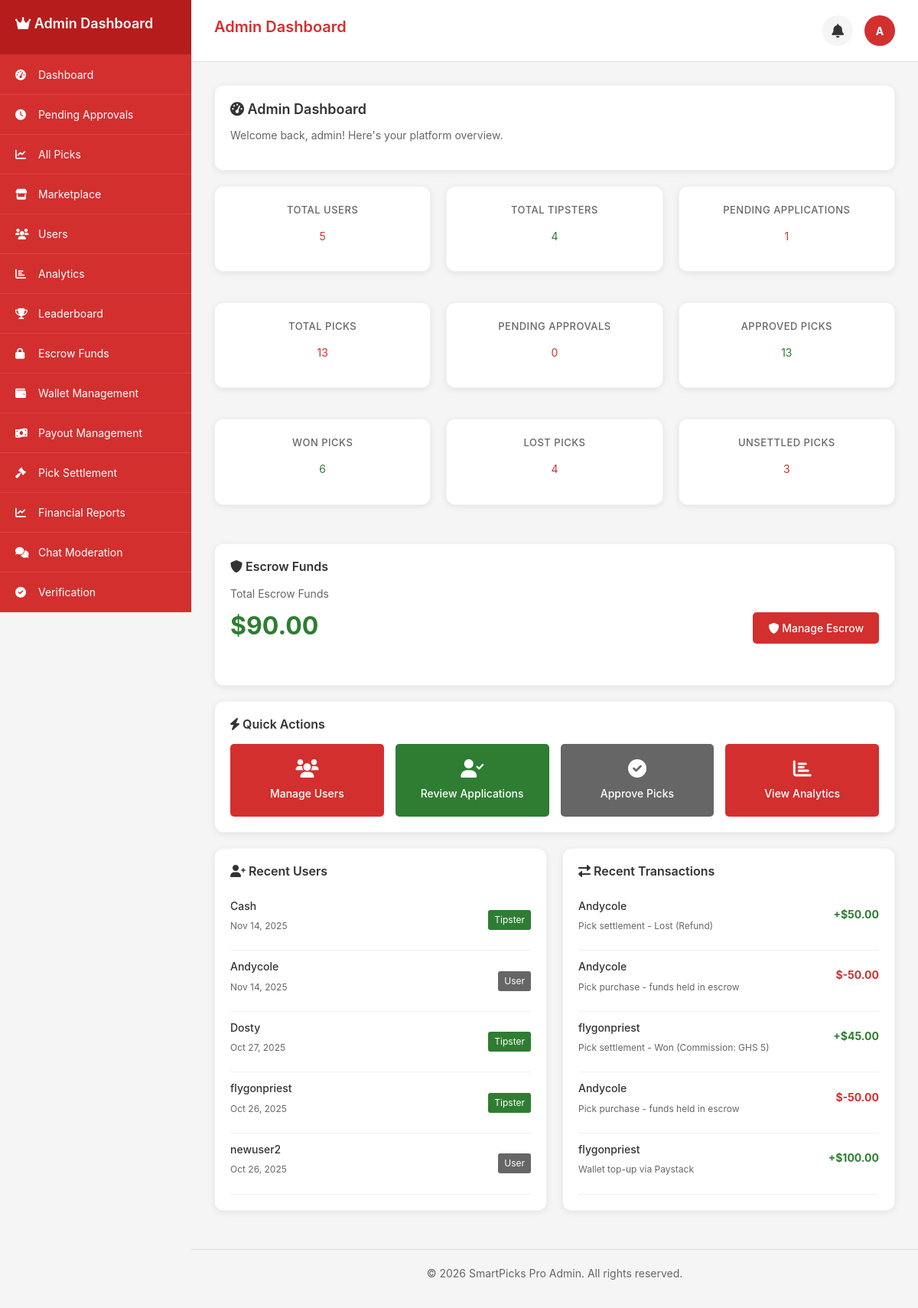
Page /admin_dashboard (signed in) on the committed database.
### tables this page shows
CREATE TABLE `users` (
  `id` int(11) NOT NULL AUTO_INCREMENT,
  `username` varchar(50) NOT NULL,
  `email` varchar(100) NOT NULL,
  `password` varchar(255) NOT NULL,
  `display_name` varchar(100) NOT NULL,
  `avatar` varchar(255) DEFAULT NULL,
  `role` enum('user','tipster','admin') DEFAULT 'user',
  `status` enum('active','inactive','suspended') DEFAULT 'active',
  `phone` varchar(20) DEFAULT NULL,
  `country` varchar(50) DEFAULT 'Ghana',
  `timezone` varchar(50) DEFAULT 'Africa/Accra',
  `last_login` datetime DEFAULT NULL,
  `created_at` datetime DEFAULT current_timestamp(),
  `updated_at` datetime DEFAULT current_timestamp() ON UPDATE current_timestamp(),
  `country_code` varchar(3) DEFAULT 'GHA',
  `flag_emoji` varchar(10) DEFAULT '??',
  `is_online` tinyint(1) DEFAULT 0,
  `last_activity` datetime DEFAULT NULL,
  `is_verified` tinyint(1) DEFAULT 0,
  `email_notifications` tinyint(1) DEFAULT 1,
  `sms_notifications` tinyint(1) DEFAULT 0,
  `push_notifications` tinyint(1) DEFAULT 1,
  `bio` text DEFAULT NULL,
  PRIMARY KEY (`id`),
  UNIQUE KEY `username` (`username`),
  UNIQUE KEY `email` (`email`),
  KEY `idx_username` (`username`),
  KEY `idx_email` (`email`),
  KEY `idx_role` (`role`),
  KEY `idx_status` (`status`),
  KEY `idx_country_code` (`country_code`),
  KEY `idx_is_online` (`is_online`)
);

CREATE TABLE `wallet_transactions` (
  `id` int(11) NOT NULL AUTO_INCREMENT,
  `user_id` int(11) NOT NULL,
  `type` enum('deposit','withdrawal','purchase','refund','commission','payout') NOT NULL,
  `amount` decimal(10,2) NOT NULL,
  `currency` varchar(3) DEFAULT 'GHS',
  `status` enum('pending','completed','failed','cancelled') DEFAULT 'pending',
  `reference` varchar(100) DEFAULT NULL,
  `description` text DEFAULT NULL,
  `metadata` longtext DEFAULT NULL CHECK (json_valid(`metadata`)),
  `created_at` datetime DEFAULT current_timestamp(),
  `updated_at` datetime DEFAULT current_timestamp() ON UPDATE current_timestamp(),
  PRIMARY KEY (`id`),
  KEY `idx_user_id` (`user_id`),
  KEY `idx_type` (`type`),
  KEY `idx_status` (`status`),
  KEY `idx_reference` (`reference`),
  KEY `idx_created_at` (`created_at`),
  CONSTRAINT `wallet_transactions_ibfk_1` FOREIGN KEY (`user_id`) REFERENCES `users` (`id`) ON DELETE CASCADE
);

### app/controllers/admin_dashboard.php (the view, shortened to what the rows shown need)
<?php
require_once __DIR__ . '/../../config/config.php';
require_once __DIR__ . '/../models/Database.php';
$db = Database::getInstance();
$userId = $_SESSION['user_id'];
$user = $db->fetch("SELECT * FROM users WHERE id = ?", [$userId]);
$stats = [];
try {
    $userResult = $db->fetch("SELECT COUNT(*) as count FROM users WHERE role = 'user'");
    $stats['total_users'] = $userResult ? $userResult['count'] : 0;
    $tipsterResult = $db->fetch("SELECT COUNT(*) as count FROM users WHERE role = 'tipster'");
    $stats['total_tipsters'] = $tipsterResult ? $tipsterResult['count'] : 0;
    $appResult = $db->fetch("SELECT COUNT(*) as count FROM tipster_verification_applications WHERE status = 'pending'");
    $stats['pending_applications'] = $appResult ? $appResult['count'] : 0;
    $picksResult = $db->fetch("SELECT COUNT(*) as count FROM accumulator_tickets");
    $stats['total_picks'] = $picksResult ? $picksResult['count'] : 0;
    $pendingResult = $db->fetch("SELECT COUNT(*) as count FROM accumulator_tickets WHERE status = 'pending_approval'");
    $stats['pending_approvals'] = $pendingResult ? $pendingResult['count'] : 0;
    $approvedResult = $db->fetch("SELECT COUNT(*) as count FROM accumulator_tickets WHERE status IN ('active', 'won', 'lost')");
    $stats['approved_picks'] = $approvedResult ? $approvedResult['count'] : 0;
    $wonResult = $db->fetch("SELECT COUNT(*) as count FROM accumulator_tickets WHERE status = 'won'");
    $stats['won_picks'] = $wonResult ? $wonResult['count'] : 0;
    $lostResult = $db->fetch("SELECT COUNT(*) as count FROM accumulator_tickets WHERE status = 'lost'");
    $stats['lost_picks'] = $lostResult ? $lostResult['count'] : 0;
    $unsettledResult = $db->fetch("SELECT COUNT(*) as count FROM accumulator_tickets WHERE status = 'active'");
    $stats['unsettled_picks'] = $unsettledResult ? $unsettledResult['count'] : 0;
    $escrowResult = $db->fetch("SELECT SUM(amount) as total FROM escrow_funds WHERE status = 'held'");
    $stats['escrow_funds'] = ($escrowResult && $escrowResult['total'] !== null) ? floatval($escrowResult['total']) : 0.00;
    $stats['recent_users'] = $db->fetchAll("
        SELECT username, email, created_at, role
        FROM users
        ORDER BY created_at DESC
        LIMIT 5
    ") ?: [];
    $stats['recent_transactions'] = $db->fetchAll("
        SELECT wt.*, u.username
        FROM wallet_transactions wt
        JOIN users u ON wt.user_id = u.id
        ORDER BY wt.created_at DESC
        LIMIT 5
    ") ?: [];
} catch (Exception $e) {
    error_log("Admin Dashboard Error: " . $e->getMessage());
    $stats = [
        'total_users' => 0,
        'total_tipsters' => 0,
        'pending_applications' => 0,
        'total_picks' => 0,
        'pending_approvals' => 0,
        'approved_picks' => 0,
        'won_picks' => 0,
        'lost_picks' => 0,
        'unsettled_picks' => 0,
        'escrow_funds' => 0,
        'recent_users' => [],
        'recent_transactions' => []
    ];
}
$pageTitle = "Admin Dashboard";
?>
<div class="admin-dashboard-content">
    <div class="card">
        <h2><i class="fas fa-tachometer-alt"></i> Admin Dashboard</h2>
        <p style="color: #666; margin-top: 10px;">Welcome back, <?php echo htmlspecialchars($user['username']); ?>! Here's your platform overview.</p>
    </div>
    <div style="display: grid; grid-template-columns: 1fr 1fr; gap: 20px;">
        <div class="card">
            <?php if (empty($stats['recent_users'])): ?>
            <p style="color: #666; margin-top: 15px;">No recent users.</p>
            <?php else: ?>
            <div style="margin-top: 15px;">
                <?php foreach ($stats['recent_users'] as $recentUser): ?>
                <div style="display: flex; justify-content: space-between; align-items: center; padding: 10px 0; border-bottom: 1px solid #f0f0f0;">
                    <div>
                        <p style="font-weight: 500; margin-bottom: 5px;"><?php echo htmlspecialchars($recentUser['username']); ?></p>
                        <p style="font-size: 12px; color: #666;"><?php echo date('M j, Y', strtotime($recentUser['created_at'])); ?></p>
                    </div>
                    <span style="background-color: <?php echo $recentUser['role'] === 'admin' ? '#d32f2f' : ($recentUser['role'] === 'tipster' ? '#2e7d32' : '#666'); ?>; color: white; padding: 4px 8px; border-radius: 3px; font-size: 12px; text-transform: capitalize;">
                        <?php echo $recentUser['role']; ?>
                    </span>
                </div>
                <?php endforeach; ?>
            </div>
            <?php endif; ?>
        </div>
        <div class="card">
            <?php if (empty($stats['recent_transactions'])): ?>
            <p style="color: #666; margin-top: 15px;">No recent transactions.</p>
            <?php else: ?>
            <div style="margin-top: 15px;">
                <?php foreach ($stats['recent_transactions'] as $transaction): ?>
                <div style="display: flex; justify-content: space-between; align-items: center; padding: 10px 0; border-bottom: 1px solid #f0f0f0;">
                    <div>
                        <p style="font-weight: 500; margin-bottom: 5px;"><?php echo htmlspecialchars($transaction['username']); ?></p>
                        <p style="font-size: 12px; color: #666;"><?php echo htmlspecialchars($transaction['description']); ?></p>
                    </div>
                    <div style="text-align: right;">
                        <p style="font-weight: bold; color: <?php echo $transaction['amount'] >= 0 ? '#2e7d32' : '#d32f2f'; ?>;">
                            <?php echo ($transaction['amount'] >= 0 ? '+' : '') . '$' . number_format($transaction['amount'], 2); ?>
                        </p>
                    </div>
                </div>
                <?php endforeach; ?>
            </div>
            <?php endif; ?>
        </div>
    </div>
</div>
<?php
$content = ob_get_clean();
include __DIR__ . '/../views/layouts/admin_layout.php';
?>

### app/views/layouts/admin_layout.php (shortened to what the rows shown need)
<!DOCTYPE html>
<html lang="en">
<head>
    <link rel="stylesheet" href="https://cdnjs.cloudflare.com/ajax/libs/font-awesome/6.0.0-beta3/css/all.min.css">
</head>
<body>
    <div class="sidebar" id="sidebar">
        <div class="sidebar-header">
            <h2><i class="fas fa-crown"></i> Admin Dashboard</h2>
        </div>
    </div>
    <div class="main-content">
        <div class="page-header">
            <h1 class="page-title"><?php echo isset($pageTitle) ? $pageTitle : 'Admin Dashboard'; ?></h1>
            <div class="admin-info">
                <div class="notification-container">
                    <div class="notification-bell" id="notificationBell" onclick="toggleNotificationDropdown()">
                    </div>
                </div>
                <div class="admin-avatar">
                    <?php echo isset($user) ? strtoupper(substr($user['username'], 0, 1)) : 'A'; ?>
                </div>
            </div>
        </div>
        <div class="content-area">
            <?php echo isset($content) ? $content : ''; ?>
        </div>
    </div>
</body>
</html>

### rows in the picture
users: username "A", username "admin"
users: username "Cash", created_at "Nov 14, 2025", role "Tipster"
users: username "Andycole", created_at "Nov 14, 2025", role "User"
users: username "Dosty", created_at "Oct 27, 2025", role "Tipster"
users: username "flygonpriest", created_at "Oct 26, 2025", role "Tipster"
users: username "newuser2", created_at "Oct 26, 2025", role "User"
wallet_transactions: user.username "Andycole", description "Pick settlement - Lost (Refund)", amount "50.00"
wallet_transactions: user.username "Andycole", description "Pick purchase - funds held in escrow", amount "-50.00"
wallet_transactions: user.username "flygonpriest", description "Pick settlement - Won (Commission: GHS 5)", amount "45.00"
wallet_transactions: user.username "Andycole", description "Pick purchase - funds held in escrow", amount "-50.00"
wallet_transactions: user.username "flygonpriest", description "Wallet top-up via Paystack", amount "100.00"

### other values in the picture
$item['text'] "Dashboard"
$item['text'] "Pending Approvals"
$item['text'] "All Picks"
$item['text'] "Marketplace"
$item['text'] "Users"
$item['text'] "Analytics"
$item['text'] "Leaderboard"
$item['text'] "Escrow Funds"
$item['text'] "Wallet Management"
$item['text'] "Payout Management"
$item['text'] "Pick Settlement"
$item['text'] "Financial Reports"
$item['text'] "Chat Moderation"
$item['text'] "Verification"
$pageTitle "Admin Dashboard"
